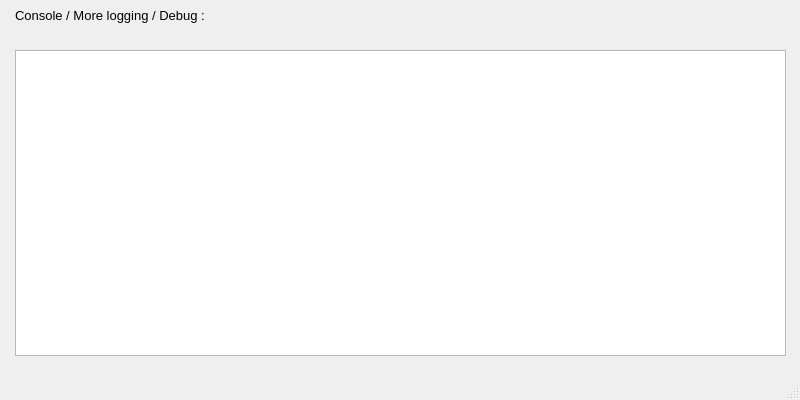
<?xml version="1.0" encoding="UTF-8"?>
<ui version="4.0">
 <class>MainWindow</class>
 <widget class="QMainWindow" name="MainWindow">
  <property name="geometry">
   <rect>
    <x>0</x>
    <y>0</y>
    <width>800</width>
    <height>400</height>
   </rect>
  </property>
  <property name="windowTitle">
   <string>Console / Log / Debug</string>
  </property>
  <widget class="QWidget" name="centralwidget">
   <widget class="QWidget" name="gridLayoutWidget">
    <property name="geometry">
     <rect>
      <x>0</x>
      <y>30</y>
      <width>801</width>
      <height>341</height>
     </rect>
    </property>
    <layout class="QGridLayout" name="gridLayout">
     <property name="leftMargin">
      <number>15</number>
     </property>
     <property name="topMargin">
      <number>20</number>
     </property>
     <property name="rightMargin">
      <number>15</number>
     </property>
     <property name="bottomMargin">
      <number>15</number>
     </property>
     <item row="0" column="0">
      <widget class="QTextEdit" name="logEdit">
       <property name="font">
        <font>
         <family>Consolas</family>
         <pointsize>10</pointsize>
        </font>
       </property>
       <property name="textInteractionFlags">
        <set>Qt::TextSelectableByKeyboard|Qt::TextSelectableByMouse</set>
       </property>
      </widget>
     </item>
    </layout>
   </widget>
   <widget class="QWidget" name="gridLayoutWidget_2">
    <property name="geometry">
     <rect>
      <x>0</x>
      <y>-20</y>
      <width>801</width>
      <height>71</height>
     </rect>
    </property>
    <layout class="QGridLayout" name="gridLayout_3">
     <property name="leftMargin">
      <number>15</number>
     </property>
     <item row="0" column="0">
      <widget class="QLabel" name="label">
       <property name="font">
        <font>
         <pointsize>10</pointsize>
        </font>
       </property>
       <property name="text">
        <string>Console / More logging / Debug :</string>
       </property>
      </widget>
     </item>
    </layout>
   </widget>
  </widget>
  <widget class="QMenuBar" name="menubar">
   <property name="geometry">
    <rect>
     <x>0</x>
     <y>0</y>
     <width>800</width>
     <height>21</height>
    </rect>
   </property>
  </widget>
  <widget class="QStatusBar" name="statusbar"/>
 </widget>
 <resources/>
 <connections/>
</ui>
